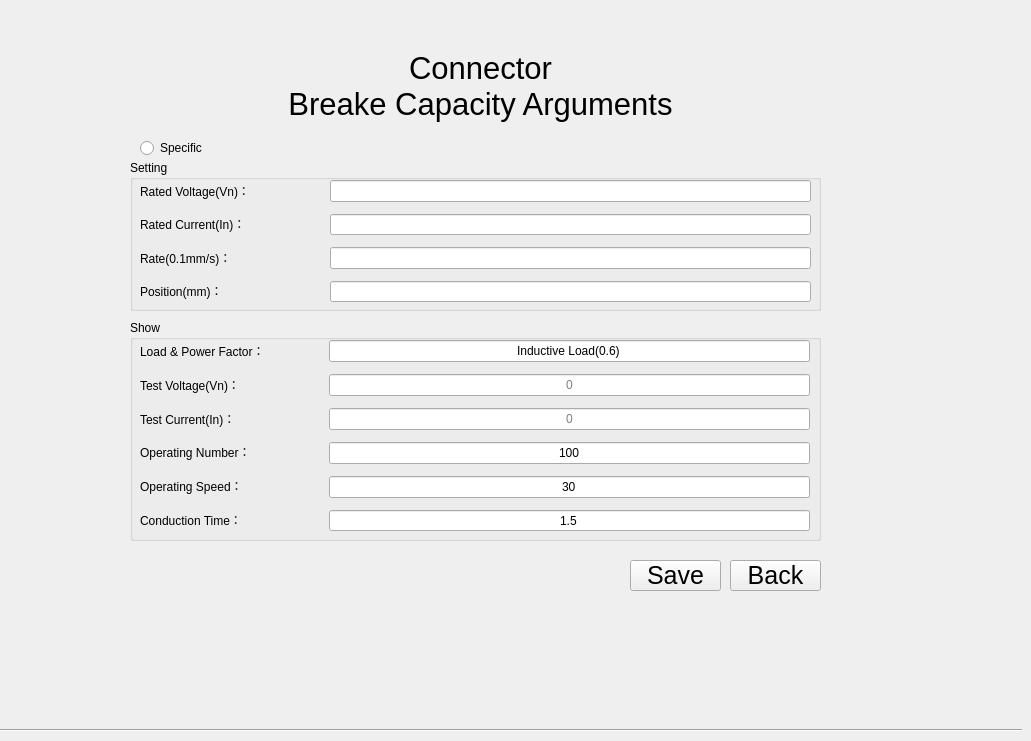
   <widget class="QWidget" name="page_20_2">
    <widget class="QToolButton" name="toolButton_save20_2">
     <property name="geometry">
      <rect>
       <x>630</x>
       <y>560</y>
       <width>91</width>
       <height>31</height>
      </rect>
     </property>
     <property name="font">
      <font>
       <pointsize>19</pointsize>
      </font>
     </property>
     <property name="text">
      <string>Save</string>
     </property>
    </widget>
    <widget class="QToolButton" name="toolButton_close_24">
     <property name="geometry">
      <rect>
       <x>730</x>
       <y>560</y>
       <width>91</width>
       <height>31</height>
      </rect>
     </property>
     <property name="font">
      <font>
       <pointsize>19</pointsize>
      </font>
     </property>
     <property name="styleSheet">
      <string notr="true"/>
     </property>
     <property name="text">
      <string>Back</string>
     </property>
     <property name="autoRaise">
      <bool>false</bool>
     </property>
    </widget>
    <widget class="Line" name="line_7">
     <property name="geometry">
      <rect>
       <x>0</x>
       <y>729</y>
       <width>1022</width>
       <height>3</height>
      </rect>
     </property>
     <property name="orientation">
      <enum>Qt::Horizontal</enum>
     </property>
    </widget>
    <widget class="QLabel" name="label_9">
     <property name="geometry">
      <rect>
       <x>40</x>
       <y>40</y>
       <width>881</width>
       <height>91</height>
      </rect>
     </property>
     <property name="font">
      <font>
       <pointsize>23</pointsize>
      </font>
     </property>
     <property name="styleSheet">
      <string notr="true"/>
     </property>
     <property name="text">
      <string>Connector
Breake Capacity Arguments</string>
     </property>
     <property name="alignment">
      <set>Qt::AlignCenter</set>
     </property>
    </widget>
    <widget class="QGroupBox" name="groupBox_29">
     <property name="geometry">
      <rect>
       <x>130</x>
       <y>160</y>
       <width>691</width>
       <height>151</height>
      </rect>
     </property>
     <property name="font">
      <font>
       <weight>50</weight>
       <bold>false</bold>
      </font>
     </property>
     <property name="styleSheet">
      <string notr="true"/>
     </property>
     <property name="title">
      <string>Setting</string>
     </property>
     <widget class="QWidget" name="gridLayoutWidget_27">
      <property name="geometry">
       <rect>
        <x>200</x>
        <y>20</y>
        <width>481</width>
        <height>122</height>
       </rect>
      </property>
      <layout class="QGridLayout" name="gridLayout_34">
       <property name="topMargin">
        <number>0</number>
       </property>
       <property name="verticalSpacing">
        <number>12</number>
       </property>
       <item row="0" column="0">
        <widget class="QLineEdit" name="lineEdit_breakingVn_2">
         <property name="toolTip">
          <string>130/250/440(V)</string>
         </property>
         <property name="styleSheet">
          <string notr="true"/>
         </property>
         <property name="alignment">
          <set>Qt::AlignLeading|Qt::AlignLeft|Qt::AlignVCenter</set>
         </property>
        </widget>
       </item>
       <item row="1" column="0">
        <widget class="QLineEdit" name="lineEdit_breakingIn_2">
         <property name="toolTip">
          <string>0-32(A)</string>
         </property>
         <property name="maxLength">
          <number>3</number>
         </property>
         <property name="alignment">
          <set>Qt::AlignLeading|Qt::AlignLeft|Qt::AlignVCenter</set>
         </property>
        </widget>
       </item>
       <item row="2" column="0">
        <widget class="QLineEdit" name="lineEdit_breaking_rate_t_2">
         <property name="toolTip">
          <string>mm/s</string>
         </property>
         <property name="styleSheet">
          <string notr="true"/>
         </property>
         <property name="text">
          <string/>
         </property>
         <property name="maxLength">
          <number>3</number>
         </property>
         <property name="alignment">
          <set>Qt::AlignLeading|Qt::AlignLeft|Qt::AlignVCenter</set>
         </property>
        </widget>
       </item>
       <item row="3" column="0">
        <widget class="QLineEdit" name="lineEdit_breaking_position_t_2">
         <property name="toolTip">
          <string>mm</string>
         </property>
         <property name="text">
          <string/>
         </property>
         <property name="maxLength">
          <number>3</number>
         </property>
         <property name="alignment">
          <set>Qt::AlignLeading|Qt::AlignLeft|Qt::AlignVCenter</set>
         </property>
        </widget>
       </item>
      </layout>
     </widget>
     <widget class="QWidget" name="gridLayoutWidget_26">
      <property name="geometry">
       <rect>
        <x>10</x>
        <y>20</y>
        <width>171</width>
        <height>121</height>
       </rect>
      </property>
      <layout class="QGridLayout" name="gridLayout_33">
       <property name="topMargin">
        <number>0</number>
       </property>
       <property name="verticalSpacing">
        <number>12</number>
       </property>
       <item row="0" column="0">
        <widget class="QLabel" name="label_breakingVn_2">
         <property name="styleSheet">
          <string notr="true"/>
         </property>
         <property name="text">
          <string>Rated Voltage(Vn)：</string>
         </property>
         <property name="alignment">
          <set>Qt::AlignLeading|Qt::AlignLeft|Qt::AlignVCenter</set>
         </property>
        </widget>
       </item>
       <item row="1" column="0">
        <widget class="QLabel" name="label_breakingIn_2">
         <property name="styleSheet">
          <string notr="true"/>
         </property>
         <property name="text">
          <string>Rated Current(In)：</string>
         </property>
         <property name="alignment">
          <set>Qt::AlignLeading|Qt::AlignLeft|Qt::AlignVCenter</set>
         </property>
        </widget>
       </item>
       <item row="2" column="0">
        <widget class="QLabel" name="label_breaking_rate_t_2">
         <property name="styleSheet">
          <string notr="true"/>
         </property>
         <property name="text">
          <string>Rate(0.1mm/s)：</string>
         </property>
         <property name="alignment">
          <set>Qt::AlignLeading|Qt::AlignLeft|Qt::AlignVCenter</set>
         </property>
        </widget>
       </item>
       <item row="3" column="0">
        <widget class="QLabel" name="label_breaking_position_t_2">
         <property name="styleSheet">
          <string notr="true"/>
         </property>
         <property name="text">
          <string>Position(mm)：</string>
         </property>
         <property name="alignment">
          <set>Qt::AlignLeading|Qt::AlignLeft|Qt::AlignVCenter</set>
         </property>
        </widget>
       </item>
      </layout>
     </widget>
    </widget>
    <widget class="QGroupBox" name="groupBox_30">
     <property name="geometry">
      <rect>
       <x>130</x>
       <y>320</y>
       <width>691</width>
       <height>221</height>
      </rect>
     </property>
     <property name="font">
      <font>
       <weight>50</weight>
       <bold>false</bold>
      </font>
     </property>
     <property name="styleSheet">
      <string notr="true"/>
     </property>
     <property name="title">
      <string>Show</string>
     </property>
     <widget class="QWidget" name="gridLayoutWidget_24">
      <property name="geometry">
       <rect>
        <x>199</x>
        <y>20</y>
        <width>481</width>
        <height>191</height>
       </rect>
      </property>
      <layout class="QGridLayout" name="gridLayout_31">
       <property name="topMargin">
        <number>0</number>
       </property>
       <property name="verticalSpacing">
        <number>12</number>
       </property>
       <item row="0" column="0">
        <widget class="QLineEdit" name="lineEdit_breakingRn_2">
         <property name="focusPolicy">
          <enum>Qt::NoFocus</enum>
         </property>
         <property name="text">
          <string>Inductive Load(0.6)</string>
         </property>
         <property name="alignment">
          <set>Qt::AlignCenter</set>
         </property>
         <property name="readOnly">
          <bool>true</bool>
         </property>
        </widget>
       </item>
       <item row="1" column="0">
        <widget class="QLineEdit" name="lineEdit_breakingVn_t_2">
         <property name="focusPolicy">
          <enum>Qt::ClickFocus</enum>
         </property>
         <property name="toolTip">
          <string>V</string>
         </property>
         <property name="alignment">
          <set>Qt::AlignCenter</set>
         </property>
         <property name="readOnly">
          <bool>true</bool>
         </property>
         <property name="placeholderText">
          <string>0</string>
         </property>
        </widget>
       </item>
       <item row="2" column="0">
        <widget class="QLineEdit" name="lineEdit_breakingIn_t_2">
         <property name="focusPolicy">
          <enum>Qt::ClickFocus</enum>
         </property>
         <property name="toolTip">
          <string>A</string>
         </property>
         <property name="alignment">
          <set>Qt::AlignCenter</set>
         </property>
         <property name="readOnly">
          <bool>true</bool>
         </property>
         <property name="placeholderText">
          <string>0</string>
         </property>
        </widget>
       </item>
       <item row="3" column="0">
        <widget class="QLineEdit" name="lineEdit_breaking_handleNum_2">
         <property name="focusPolicy">
          <enum>Qt::ClickFocus</enum>
         </property>
         <property name="text">
          <string>100</string>
         </property>
         <property name="alignment">
          <set>Qt::AlignCenter</set>
         </property>
         <property name="readOnly">
          <bool>true</bool>
         </property>
        </widget>
       </item>
       <item row="4" column="0">
        <widget class="QLineEdit" name="lineEdit_breaking_handleRate_2">
         <property name="focusPolicy">
          <enum>Qt::NoFocus</enum>
         </property>
         <property name="toolTip">
          <string>/min</string>
         </property>
         <property name="text">
          <string>30</string>
         </property>
         <property name="alignment">
          <set>Qt::AlignCenter</set>
         </property>
         <property name="readOnly">
          <bool>true</bool>
         </property>
        </widget>
       </item>
       <item row="5" column="0">
        <widget class="QLineEdit" name="lineEdit_breaking_tongTime_2">
         <property name="focusPolicy">
          <enum>Qt::NoFocus</enum>
         </property>
         <property name="toolTip">
          <string>s</string>
         </property>
         <property name="text">
          <string>1.5</string>
         </property>
         <property name="alignment">
          <set>Qt::AlignCenter</set>
         </property>
         <property name="readOnly">
          <bool>true</bool>
         </property>
        </widget>
       </item>
      </layout>
     </widget>
     <widget class="QWidget" name="gridLayoutWidget_25">
      <property name="geometry">
       <rect>
        <x>10</x>
        <y>20</y>
        <width>171</width>
        <height>191</height>
       </rect>
      </property>
      <layout class="QGridLayout" name="gridLayout_32">
       <property name="topMargin">
        <number>0</number>
       </property>
       <property name="verticalSpacing">
        <number>12</number>
       </property>
       <item row="2" column="0">
        <widget class="QLabel" name="label_breakingIn_t_2">
         <property name="styleSheet">
          <string notr="true"/>
         </property>
         <property name="text">
          <string>Test Current(In)：</string>
         </property>
         <property name="alignment">
          <set>Qt::AlignLeading|Qt::AlignLeft|Qt::AlignVCenter</set>
         </property>
        </widget>
       </item>
       <item row="3" column="0">
        <widget class="QLabel" name="label_breaking_handleNum_2">
         <property name="styleSheet">
          <string notr="true"/>
         </property>
         <property name="text">
          <string>Operating Number：</string>
         </property>
         <property name="alignment">
          <set>Qt::AlignLeading|Qt::AlignLeft|Qt::AlignVCenter</set>
         </property>
        </widget>
       </item>
       <item row="4" column="0">
        <widget class="QLabel" name="label_breaking_handleRate_2">
         <property name="styleSheet">
          <string notr="true"/>
         </property>
         <property name="text">
          <string>Operating Speed：</string>
         </property>
         <property name="alignment">
          <set>Qt::AlignLeading|Qt::AlignLeft|Qt::AlignVCenter</set>
         </property>
        </widget>
       </item>
       <item row="0" column="0">
        <widget class="QLabel" name="label_breakingRn_2">
         <property name="styleSheet">
          <string notr="true"/>
         </property>
         <property name="text">
          <string>Load &amp; Power Factor：</string>
         </property>
         <property name="alignment">
          <set>Qt::AlignLeading|Qt::AlignLeft|Qt::AlignVCenter</set>
         </property>
        </widget>
       </item>
       <item row="1" column="0">
        <widget class="QLabel" name="label_breakingVn_t_2">
         <property name="styleSheet">
          <string notr="true"/>
         </property>
         <property name="text">
          <string>Test Voltage(Vn)：</string>
         </property>
         <property name="alignment">
          <set>Qt::AlignLeading|Qt::AlignLeft|Qt::AlignVCenter</set>
         </property>
        </widget>
       </item>
       <item row="5" column="0">
        <widget class="QLabel" name="label_breaking_tongTime_2">
         <property name="styleSheet">
          <string notr="true"/>
         </property>
         <property name="text">
          <string>Conduction Time：</string>
         </property>
         <property name="alignment">
          <set>Qt::AlignLeading|Qt::AlignLeft|Qt::AlignVCenter</set>
         </property>
        </widget>
       </item>
      </layout>
     </widget>
    </widget>
    <widget class="QRadioButton" name="radioButton_breaking_2">
     <property name="geometry">
      <rect>
       <x>140</x>
       <y>140</y>
       <width>81</width>
       <height>16</height>
      </rect>
     </property>
     <property name="focusPolicy">
      <enum>Qt::StrongFocus</enum>
     </property>
     <property name="styleSheet">
      <string notr="true"/>
     </property>
     <property name="text">
      <string>Specific</string>
     </property>
    </widget>
   </widget>
